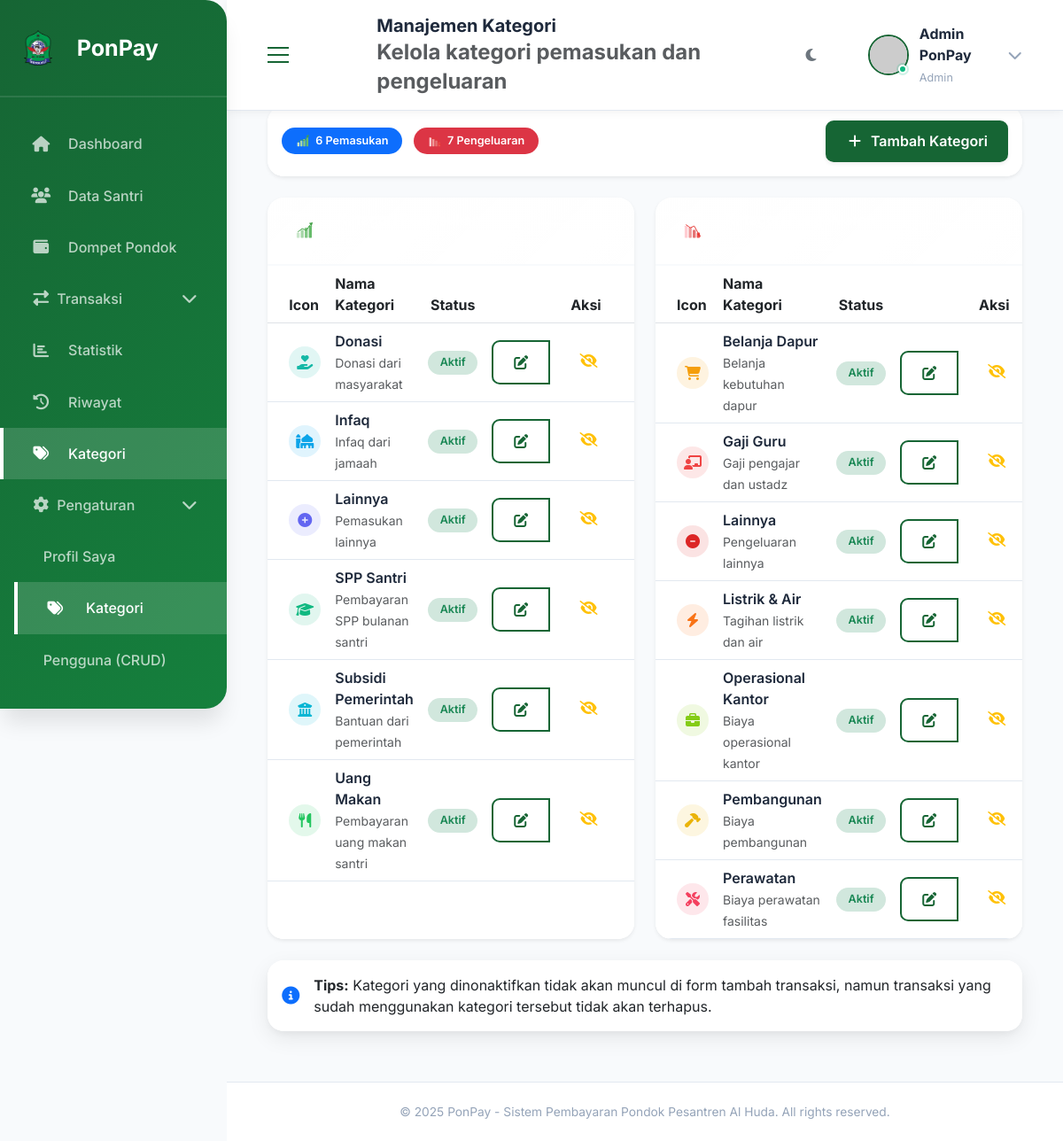
Screenshot of /categories/ (signed in) with the database file from the repository.
### tables this page shows
CREATE TABLE categories (
            id INTEGER PRIMARY KEY AUTOINCREMENT,
            name TEXT NOT NULL,
            type TEXT NOT NULL CHECK(type IN ('income', 'expense')),
            icon TEXT DEFAULT 'fa-tag',
            color TEXT DEFAULT '#6366f1',
            description TEXT,
            is_active INTEGER DEFAULT 1,
            created_at TIMESTAMP DEFAULT CURRENT_TIMESTAMP
        );

### routes.py (the view)
@categories_bp.route('/')
def index():
    if session.get('role') not in ['admin', 'staff']:
        flash('Anda tidak memiliki akses ke halaman ini', 'danger')
        return redirect(url_for('dashboard.index'))
    ensure_categories_table()
    categories = get_all_categories_admin()
    categories = [dict(c) for c in categories] if categories else []
    return render_template('categories.html', categories=categories)

### db.py (called while the page is built, shortened)
def get_db():
    if 'db' not in g:
        g.db = sqlite3.connect(current_app.config['DATABASE'])
        g.db.row_factory = sqlite3.Row  # Enable column access by name
    return g.db

def query_db(query, args=(), one=False):
    cursor = get_db().cursor()
    cursor.execute(query, args)
    rv = cursor.fetchall()
    cursor.close()
    return (rv[0] if rv else None) if one else rv

def ensure_categories_table():
    db = get_db()
    cur = db.cursor()
    cur.execute('''
        CREATE TABLE IF NOT EXISTS categories (
            id INTEGER PRIMARY KEY AUTOINCREMENT,
            name TEXT NOT NULL,
            type TEXT NOT NULL CHECK(type IN ('income', 'expense')),
            icon TEXT DEFAULT 'fa-tag',
            color TEXT DEFAULT '#6366f1',
            description TEXT,
            is_active INTEGER DEFAULT 1,
            created_at TIMESTAMP DEFAULT CURRENT_TIMESTAMP
        )
    ''')
    db.commit()
    existing = cur.execute('SELECT COUNT(*) FROM categories').fetchone()[0]
    cur.close()

def get_all_categories_admin():
    ensure_categories_table()
    return query_db('SELECT * FROM categories ORDER BY type, name ASC')

### templates/categories.html (shortened to what this page needs)
{% extends 'base.html' %}
{% block page_title %}
<div class="d-flex align-items-center gap-3">
    <div class="bg-gradient-primary text-white rounded-3 p-2 px-3">
        <i class="fas fa-tags fa-lg"></i>
    </div>
    <div>
        <h5 class="mb-0 fw-bold">Manajemen Kategori</h5>
        <small class="text-muted">Kelola kategori pemasukan dan pengeluaran</small>
    </div>
</div>
{% endblock %}
{% block content %}
<div class="container-fluid">
    <div class="row mb-4">
        <div class="col-12">
            <div class="card border-0 shadow-sm">
                <div class="card-body d-flex justify-content-between align-items-center">
                    <div>
                        <span
                            class="badge bg-primary rounded-pill px-3 py-2 me-2 d-inline-flex align-items-center gap-1">
                            <img src="{{ url_for('static', filename='images/icon_pemasukan.svg') }}" alt="Pemasukan"
                                style="width: 18px; height: 14px;">
                            {{ categories|selectattr('type', 'equalto', 'income')|list|length }} Pemasukan
                        </span>
                        <span class="badge bg-danger rounded-pill px-3 py-2 d-inline-flex align-items-center gap-1">
                            <img src="{{ url_for('static', filename='images/icon_pengeluaran.svg') }}" alt="Pengeluaran"
                                style="width: 18px; height: 14px;">
                            {{ categories|selectattr('type', 'equalto', 'expense')|list|length }} Pengeluaran
                        </span>
                    </div>
                    <a href="{{ url_for('categories.add') }}" class="btn btn-success shadow-sm">
                        <i class="fas fa-plus me-2"></i>Tambah Kategori
                    </a>
                </div>
            </div>
        </div>
    </div>
    <div class="row">
        <div class="col-md-6 mb-4">
            <div class="card border-0 shadow-sm h-100">
                <div class="card-header bg-gradient text-white py-3"
                    style="background: linear-gradient(135deg, #10b981 0%, #059669 100%);">
                    <div class="d-flex align-items-center">
                        <div class="bg-white bg-opacity-25 rounded-circle p-2 me-3 d-flex align-items-center justify-content-center"
                            style="width: 40px; height: 40px;">
                            <img src="{{ url_for('static', filename='images/icon_pemasukan.svg') }}" alt="Pemasukan"
                                style="width: 24px; height: 20px;">
                        </div>
                        <div>
                            <h6 class="mb-0 fw-bold">Kategori Pemasukan</h6>
                            <small class="text-white-50">Kategori untuk pendapatan masuk</small>
                        </div>
                    </div>
                </div>
                <div class="card-body p-0">
                    <div class="table-responsive">
                        <table class="table table-hover mb-0">
                            <thead class="bg-light">
                                <tr>
                                    <th class="ps-4" style="width: 50px;">Icon</th>
                                    <th>Nama Kategori</th>
                                    <th class="text-center" style="width: 80px;">Status</th>
                                    <th class="text-center pe-4" style="width: 120px;">Aksi</th>
                                </tr>
                            </thead>
                            <tbody>
                                {% for cat in categories if cat.type == 'income' %}
                                <tr class="{% if not cat.is_active %}bg-light opacity-50{% endif %}">
                                    <td class="ps-4">
                                        <div class="rounded-circle d-flex align-items-center justify-content-center"
                                            style="width: 36px; height: 36px; background-color: {{ cat.color }}20;">
                                            <i class="fas {{ cat.icon }}" style="color: {{ cat.color }};"></i>
                                        </div>
                                    </td>
                                    <td>
                                        <div class="fw-semibold">{{ cat.name }}</div>
                                        {% if cat.description %}
                                        <small class="text-muted">{{ cat.description[:40] }}</small>
                                        {% endif %}
                                    </td>
                                    <td class="text-center">
                                        {% if cat.is_active %}
                                        <span class="badge bg-success-subtle text-success rounded-pill">Aktif</span>
                                        {% else %}
                                        <span
                                            class="badge bg-secondary-subtle text-secondary rounded-pill">Nonaktif</span>
                                        {% endif %}
                                    </td>
                                    <td class="text-center pe-4">
                                        <div class="btn-group btn-group-sm">
                                            <a href="{{ url_for('categories.edit', category_id=cat.id) }}"
                                                class="btn btn-outline-primary" title="Edit">
                                                <i class="fas fa-edit"></i>
                                            </a>
                                            <a href="{{ url_for('categories.toggle_active', category_id=cat.id) }}"
                                                class="btn btn-outline-{{ 'warning' if cat.is_active else 'success' }}"
                                                title="{{ 'Nonaktifkan' if cat.is_active else 'Aktifkan' }}">
                                                <i class="fas fa-{{ 'eye-slash' if cat.is_active else 'eye' }}"></i>
                                            </a>
                                            <a href="{{ url_for('categories.delete', category_id=cat.id) }}"
                                                class="btn btn-outline-danger"
                                                onclick="return confirm('Yakin ingin menghapus kategori ini?')"
                                                title="Hapus">
                                            </a>
                                        </div>
                                    </td>
                                </tr>
                                {% endfor %}
                            </tbody>
                        </table>
                    </div>
                </div>
            </div>
        </div>
        <div class="col-md-6 mb-4">
            <div class="card border-0 shadow-sm h-100">
                <div class="card-header bg-gradient text-white py-3"
                    style="background: linear-gradient(135deg, #ef4444 0%, #dc2626 100%);">
                    <div class="d-flex align-items-center">
                        <div class="bg-white bg-opacity-25 rounded-circle p-2 me-3 d-flex align-items-center justify-content-center"
                            style="width: 40px; height: 40px;">
                            <img src="{{ url_for('static', filename='images/icon_pengeluaran.svg') }}" alt="Pengeluaran"
                                style="width: 24px; height: 20px;">
                        </div>
                        <div>
                            <h6 class="mb-0 fw-bold">Kategori Pengeluaran</h6>
                            <small class="text-white-50">Kategori untuk biaya keluar</small>
                        </div>
                    </div>
                </div>
                <div class="card-body p-0">
                    <div class="table-responsive">
                        <table class="table table-hover mb-0">
                            <thead class="bg-light">
                                <tr>
                                    <th class="ps-4" style="width: 50px;">Icon</th>
                                    <th>Nama Kategori</th>
                                    <th class="text-center" style="width: 80px;">Status</th>
                                    <th class="text-center pe-4" style="width: 120px;">Aksi</th>
                                </tr>
                            </thead>
                            <tbody>
                                {% for cat in categories if cat.type == 'expense' %}
                                <tr class="{% if not cat.is_active %}bg-light opacity-50{% endif %}">
                                    <td class="ps-4">
                                        <div class="rounded-circle d-flex align-items-center justify-content-center"
                                            style="width: 36px; height: 36px; background-color: {{ cat.color }}20;">
                                            <i class="fas {{ cat.icon }}" style="color: {{ cat.color }};"></i>
                                        </div>
                                    </td>
                                    <td>
                                        <div class="fw-semibold">{{ cat.name }}</div>
                                        {% if cat.description %}
                                        <small class="text-muted">{{ cat.description[:40] }}</small>
                                        {% endif %}
                                    </td>
                                    <td class="text-center">
                                        {% if cat.is_active %}
                                        <span class="badge bg-success-subtle text-success rounded-pill">Aktif</span>
                                        {% else %}
                                        <span
                                            class="badge bg-secondary-subtle text-secondary rounded-pill">Nonaktif</span>
                                        {% endif %}
                                    </td>
                                    <td class="text-center pe-4">
                                        <div class="btn-group btn-group-sm">
                                            <a href="{{ url_for('categories.edit', category_id=cat.id) }}"
                                                class="btn btn-outline-primary" title="Edit">
                                                <i class="fas fa-edit"></i>
                                            </a>
                                            <a href="{{ url_for('categories.toggle_active', category_id=cat.id) }}"
                                                class="btn btn-outline-{{ 'warning' if cat.is_active else 'success' }}"
                                                title="{{ 'Nonaktifkan' if cat.is_active else 'Aktifkan' }}">
                                                <i class="fas fa-{{ 'eye-slash' if cat.is_active else 'eye' }}"></i>
                                            </a>
                                        </div>
                                    </td>
                                </tr>
                                {% endfor %}
                            </tbody>
                        </table>
                    </div>
                </div>
            </div>
        </div>
    </div>
    <div class="row">
        <div class="col-12">
            <div class="card border-0 bg-light">
                <div class="card-body">
                    <div class="d-flex align-items-center">
                        <i class="fas fa-info-circle text-primary me-3 fa-lg"></i>
                        <div>
                            <strong>Tips:</strong> Kategori yang dinonaktifkan tidak akan muncul di form tambah
                            transaksi,
                            namun transaksi yang sudah menggunakan kategori tersebut tidak akan terhapus.
                        </div>
                    </div>
                </div>
            </div>
        </div>
    </div>
</div>
{% endblock %}

### rows the page displays
categories: name "Donasi", description "Donasi dari masyarakat", is_active "Aktif"
categories: name "Infaq", description "Infaq dari jamaah", is_active "Aktif"
categories: name "Lainnya", description "Pemasukan lainnya", is_active "Aktif"
categories: name "SPP Santri", description "Pembayaran SPP bulanan santri", is_active "Aktif"
categories: name "Subsidi Pemerintah", description "Bantuan dari pemerintah", is_active "Aktif"
categories: name "Uang Makan", description "Pembayaran uang makan santri", is_active "Aktif"
categories: name "Belanja Dapur", description "Belanja kebutuhan dapur", is_active "Aktif"
categories: name "Gaji Guru", description "Gaji pengajar dan ustadz", is_active "Aktif"
categories: name "Lainnya", description "Pengeluaran lainnya", is_active "Aktif"
categories: name "Listrik & Air", description "Tagihan listrik dan air", is_active "Aktif"
categories: name "Operasional Kantor", description "Biaya operasional kantor", is_active "Aktif"
categories: name "Pembangunan", description "Biaya pembangunan", is_active "Aktif"
categories: name "Perawatan", description "Biaya perawatan fasilitas", is_active "Aktif"

### other values shown
{{ session.get('full_name', 'Admin PonPay') }} "Admin PonPay"
{{ session.get('role', 'admin') }} "Admin"
{{ categories|selectattr('type', 'equalto', 'income')|list|length }} "6"
{{ categories|selectattr('type', 'equalto', 'expense')|list|length }} "7"
